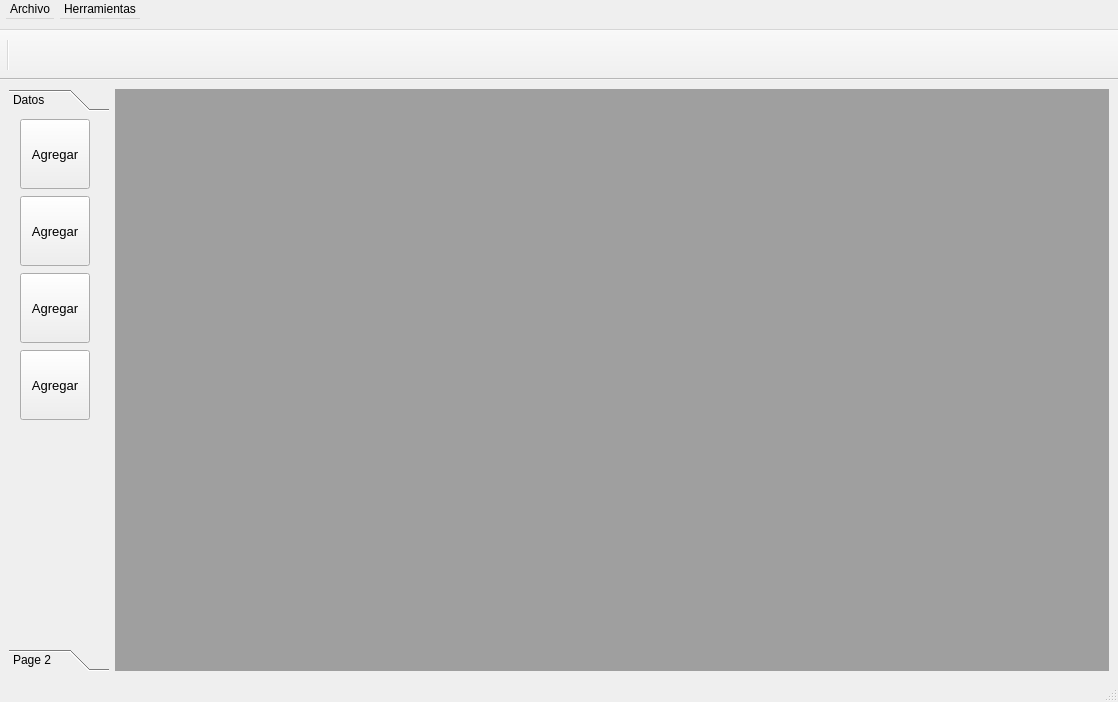
<?xml version="1.0" encoding="UTF-8"?>
<ui version="4.0">
 <class>MainWindow</class>
 <widget class="QMainWindow" name="MainWindow">
  <property name="geometry">
   <rect>
    <x>0</x>
    <y>0</y>
    <width>1118</width>
    <height>702</height>
   </rect>
  </property>
  <property name="minimumSize">
   <size>
    <width>0</width>
    <height>30</height>
   </size>
  </property>
  <property name="windowTitle">
   <string>MainWindow</string>
  </property>
  <property name="animated">
   <bool>true</bool>
  </property>
  <property name="documentMode">
   <bool>true</bool>
  </property>
  <widget class="QWidget" name="centralwidget">
   <layout class="QGridLayout" name="gridLayout_2">
    <item row="0" column="0">
     <layout class="QGridLayout" name="gridLayout">
      <property name="sizeConstraint">
       <enum>QLayout::SetMaximumSize</enum>
      </property>
      <item row="0" column="0">
       <widget class="QToolBox" name="toolBox">
        <property name="sizePolicy">
         <sizepolicy hsizetype="Expanding" vsizetype="Expanding">
          <horstretch>0</horstretch>
          <verstretch>0</verstretch>
         </sizepolicy>
        </property>
        <property name="minimumSize">
         <size>
          <width>100</width>
          <height>511</height>
         </size>
        </property>
        <property name="maximumSize">
         <size>
          <width>100</width>
          <height>16777215</height>
         </size>
        </property>
        <property name="currentIndex">
         <number>0</number>
        </property>
        <widget class="QWidget" name="pg_Datos">
         <property name="geometry">
          <rect>
           <x>0</x>
           <y>0</y>
           <width>100</width>
           <height>507</height>
          </rect>
         </property>
         <attribute name="icon">
          <iconset resource="../extras/resources.qrc">
           <normaloff>:/toolbar/icons/database.ico</normaloff>:/toolbar/icons/database.ico</iconset>
         </attribute>
         <attribute name="label">
          <string>Datos</string>
         </attribute>
         <widget class="QWidget" name="">
          <property name="geometry">
           <rect>
            <x>11</x>
            <y>1</y>
            <width>72</width>
            <height>303</height>
           </rect>
          </property>
          <layout class="QVBoxLayout" name="verticalLayout">
           <item>
            <widget class="QToolButton" name="toolButton_2">
             <property name="minimumSize">
              <size>
               <width>70</width>
               <height>70</height>
              </size>
             </property>
             <property name="maximumSize">
              <size>
               <width>70</width>
               <height>70</height>
              </size>
             </property>
             <property name="font">
              <font>
               <pointsize>10</pointsize>
              </font>
             </property>
             <property name="focusPolicy">
              <enum>Qt::WheelFocus</enum>
             </property>
             <property name="text">
              <string>Agregar</string>
             </property>
             <property name="icon">
              <iconset resource="../extras/resources.qrc">
               <normaloff>:/toolbar/icons/add.ico</normaloff>:/toolbar/icons/add.ico</iconset>
             </property>
             <property name="iconSize">
              <size>
               <width>30</width>
               <height>30</height>
              </size>
             </property>
             <property name="toolButtonStyle">
              <enum>Qt::ToolButtonTextUnderIcon</enum>
             </property>
            </widget>
           </item>
           <item>
            <widget class="QToolButton" name="toolButton_3">
             <property name="minimumSize">
              <size>
               <width>70</width>
               <height>70</height>
              </size>
             </property>
             <property name="maximumSize">
              <size>
               <width>70</width>
               <height>70</height>
              </size>
             </property>
             <property name="font">
              <font>
               <pointsize>10</pointsize>
              </font>
             </property>
             <property name="focusPolicy">
              <enum>Qt::WheelFocus</enum>
             </property>
             <property name="text">
              <string>Agregar</string>
             </property>
             <property name="icon">
              <iconset resource="../extras/resources.qrc">
               <normaloff>:/toolbar/icons/add.ico</normaloff>:/toolbar/icons/add.ico</iconset>
             </property>
             <property name="iconSize">
              <size>
               <width>30</width>
               <height>30</height>
              </size>
             </property>
             <property name="toolButtonStyle">
              <enum>Qt::ToolButtonTextUnderIcon</enum>
             </property>
            </widget>
           </item>
           <item>
            <widget class="QToolButton" name="toolButton_4">
             <property name="minimumSize">
              <size>
               <width>70</width>
               <height>70</height>
              </size>
             </property>
             <property name="maximumSize">
              <size>
               <width>70</width>
               <height>70</height>
              </size>
             </property>
             <property name="font">
              <font>
               <pointsize>10</pointsize>
              </font>
             </property>
             <property name="focusPolicy">
              <enum>Qt::WheelFocus</enum>
             </property>
             <property name="text">
              <string>Agregar</string>
             </property>
             <property name="icon">
              <iconset resource="../extras/resources.qrc">
               <normaloff>:/toolbar/icons/add.ico</normaloff>:/toolbar/icons/add.ico</iconset>
             </property>
             <property name="iconSize">
              <size>
               <width>30</width>
               <height>30</height>
              </size>
             </property>
             <property name="toolButtonStyle">
              <enum>Qt::ToolButtonTextUnderIcon</enum>
             </property>
            </widget>
           </item>
           <item>
            <widget class="QToolButton" name="toolButton_5">
             <property name="minimumSize">
              <size>
               <width>70</width>
               <height>70</height>
              </size>
             </property>
             <property name="maximumSize">
              <size>
               <width>70</width>
               <height>70</height>
              </size>
             </property>
             <property name="font">
              <font>
               <pointsize>10</pointsize>
              </font>
             </property>
             <property name="focusPolicy">
              <enum>Qt::WheelFocus</enum>
             </property>
             <property name="text">
              <string>Agregar</string>
             </property>
             <property name="icon">
              <iconset resource="../extras/resources.qrc">
               <normaloff>:/toolbar/icons/add.ico</normaloff>:/toolbar/icons/add.ico</iconset>
             </property>
             <property name="iconSize">
              <size>
               <width>30</width>
               <height>30</height>
              </size>
             </property>
             <property name="toolButtonStyle">
              <enum>Qt::ToolButtonTextUnderIcon</enum>
             </property>
            </widget>
           </item>
          </layout>
         </widget>
        </widget>
        <widget class="QWidget" name="page_2">
         <property name="geometry">
          <rect>
           <x>0</x>
           <y>0</y>
           <width>100</width>
           <height>507</height>
          </rect>
         </property>
         <attribute name="label">
          <string>Page 2</string>
         </attribute>
        </widget>
       </widget>
      </item>
      <item row="0" column="1">
       <widget class="QMdiArea" name="mdiArea">
        <property name="sizePolicy">
         <sizepolicy hsizetype="Expanding" vsizetype="Expanding">
          <horstretch>0</horstretch>
          <verstretch>0</verstretch>
         </sizepolicy>
        </property>
        <property name="minimumSize">
         <size>
          <width>951</width>
          <height>511</height>
         </size>
        </property>
        <property name="maximumSize">
         <size>
          <width>16777215</width>
          <height>16777215</height>
         </size>
        </property>
        <property name="sizeIncrement">
         <size>
          <width>100</width>
          <height>100</height>
         </size>
        </property>
        <property name="styleSheet">
         <string notr="true">background-color: rgb(240, 240, 240);</string>
        </property>
       </widget>
      </item>
     </layout>
    </item>
   </layout>
  </widget>
  <widget class="QMenuBar" name="menubar">
   <property name="geometry">
    <rect>
     <x>0</x>
     <y>0</y>
     <width>1118</width>
     <height>30</height>
    </rect>
   </property>
   <property name="minimumSize">
    <size>
     <width>0</width>
     <height>30</height>
    </size>
   </property>
   <widget class="QMenu" name="menuArchivo">
    <property name="title">
     <string>Archivo</string>
    </property>
    <addaction name="actionSalir"/>
   </widget>
   <widget class="QMenu" name="menuConfiguracion">
    <property name="title">
     <string>Herramientas</string>
    </property>
    <addaction name="action_Configuracion"/>
   </widget>
   <addaction name="menuArchivo"/>
   <addaction name="menuConfiguracion"/>
  </widget>
  <widget class="QStatusBar" name="statusbar"/>
  <widget class="QToolBar" name="toolBar">
   <property name="minimumSize">
    <size>
     <width>0</width>
     <height>50</height>
    </size>
   </property>
   <property name="maximumSize">
    <size>
     <width>16777215</width>
     <height>50</height>
    </size>
   </property>
   <property name="windowTitle">
    <string>toolBar</string>
   </property>
   <property name="movable">
    <bool>false</bool>
   </property>
   <property name="orientation">
    <enum>Qt::Horizontal</enum>
   </property>
   <property name="toolButtonStyle">
    <enum>Qt::ToolButtonIconOnly</enum>
   </property>
   <attribute name="toolBarArea">
    <enum>TopToolBarArea</enum>
   </attribute>
   <attribute name="toolBarBreak">
    <bool>false</bool>
   </attribute>
   <addaction name="separator"/>
  </widget>
  <action name="actionSalir">
   <property name="icon">
    <iconset resource="../extras/resources.qrc">
     <normaloff>:/toolbar/icons/exit.ico</normaloff>:/toolbar/icons/exit.ico</iconset>
   </property>
   <property name="text">
    <string>Salir</string>
   </property>
   <property name="shortcut">
    <string>Alt+S</string>
   </property>
  </action>
  <action name="action_Configuracion">
   <property name="icon">
    <iconset resource="../extras/resources.qrc">
     <normaloff>:/toolbar/icons/application.ico</normaloff>:/toolbar/icons/application.ico</iconset>
   </property>
   <property name="text">
    <string>&amp;Configuracion</string>
   </property>
   <property name="shortcut">
    <string>Alt+C</string>
   </property>
  </action>
 </widget>
 <resources>
  <include location="../extras/resources.qrc"/>
 </resources>
 <connections/>
</ui>
